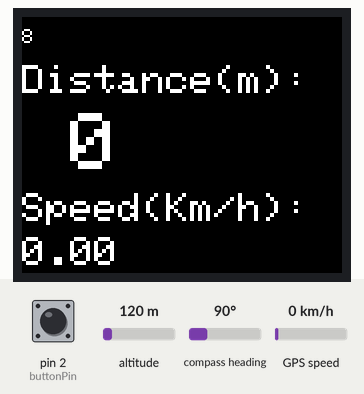
The sketch below on a simulated Arduino Uno, built with avr-gcc and run on an emulated ATmega328P. Parts: 160×128 colour display. The inputs (shaded band) are chosen by the test bench; at power-on: GPS speed 0 km/h, pin 2 (buttonPin) LOW, altitude 120 m, compass heading 90°. The GPS gets a fix after 3 s at 37.7749, -122.4194 with 8 satellites; what the sketch prints to the serial monitor is not drawn.

Above: at 5.4 s.
5.5 s: GPS speed set to 30 km/h
At 8.0 s:
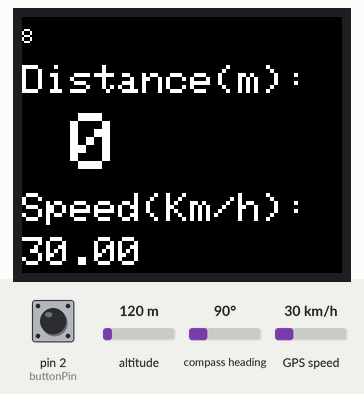
8.8 s: GPS speed set to 60 km/h
At 11.1 s:
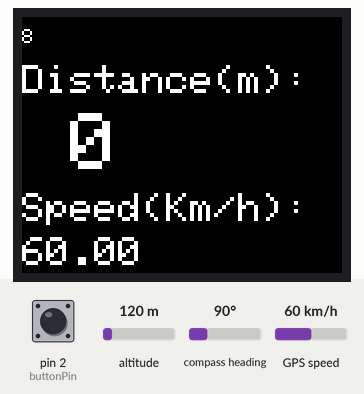
11.9 s: GPS speed set to 90 km/h
At 13.6 s:
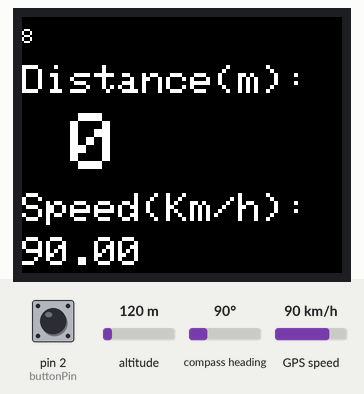
Timing chart, 0 to 15.1 s (numbered marks = the images above; inputs shaded):
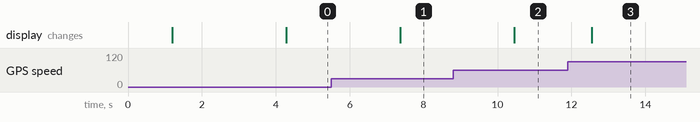

The sketch:

gps_TripMeter.ino
```cpp
/*

DISPLAY WIRING:
LED - 3.3v
SCK - D13
SDA - D11
DC/A0 - D9
Reset - D8
CS - D10
GND - GND
VCC - 5v

NEO-GPS WIRING
TX - D6
RX - D7
5V - 5V
GND - GND

BUTTON WIRING
D2

*/


#include <TinyGPSPlus.h>
#include <SoftwareSerial.h>

#include <Adafruit_GFX.h>     // Core graphics library
#include <Adafruit_ST7735.h>  // Hardware-specific library for ST7735
#include <SPI.h>

// pin definition for the Uno
#define TFT_CS 10
#define TFT_RST 8  // Or set to -1 and connect to Arduino RESET pin
#define TFT_DC 9

SoftwareSerial ss(6, 7);  // RX, TX

// For 1.44" and 1.8" TFT with ST7735 use:
Adafruit_ST7735 tft = Adafruit_ST7735(TFT_CS, TFT_DC, TFT_RST);

// The TinyGPSPlus object
TinyGPSPlus gps;

double PreviousLAT;
double PreviousLONG;
double Accumulator = 0.0;
bool PreviousLocationHasBeenSet = false;
double TotalDistanceTraveled = 0.0;

const int buttonPin = 2;

// variables will change:
int buttonState = 0;  // variable for reading the pushbutton status

void setup() {
  // initialize the pushbutton pin as an input:
  pinMode(buttonPin, INPUT);
  // put your setup code here, to run once:
  Serial.begin(115200);
  ss.begin(9600);
  tft.initR(INITR_18GREENTAB);  // Init ST7735R chip, green tab
  tft.setRotation(1);

  // clear the screen with a black background
  tft.fillScreen(ST77XX_BLACK);
  tft.setTextColor(ST7735_WHITE);
  tft.setTextSize(1);
  tft.setCursor(0, 0);
  do {
    Serial.println("Setup");
    smartDelay(1000);

    tft.fillScreen(ST77XX_BLACK);
    tft.setCursor(0, 0);

    if (gps.satellites.isValid()) {
      Serial.println(gps.satellites.value());
      tft.print(gps.satellites.value());
    }

  } while ((gps.satellites.value() < 5));
}

void loop() {

  // read the state of the pushbutton value:
  buttonState = digitalRead(buttonPin);
  Serial.println(buttonState);

  // check if the pushbutton is pressed. If it is, the buttonState is HIGH:
  if (buttonState == HIGH) {
    // reset distance:
    TotalDistanceTraveled = 0;
  }

  // put your main code here, to run repeatedly:
  tft.fillScreen(ST77XX_BLACK);

  if (gps.satellites.isValid()) {
    Serial.println(gps.satellites.value());
    drawCentreString(String(gps.satellites.value()), 0, 10, 1, ST7735_WHITE);
  }

  if (gps.location.isValid() == 1 && gps.location.isUpdated() == 1 && int(gps.speed.kmph()) > 5) {

    double currentLAT = gps.location.lat();
    double currentLONG = gps.location.lng();

    if (!PreviousLocationHasBeenSet) {
      PreviousLAT = currentLAT;
      PreviousLONG = currentLONG;
      PreviousLocationHasBeenSet = true;
    }

    double distanceMeters = TinyGPSPlus::distanceBetween(
      PreviousLAT, PreviousLONG,
      currentLAT, currentLONG);

    Serial.print("Distance (m): ");
    Serial.println(distanceMeters);
    Serial.print("Speed: ");
    Serial.println(int(gps.speed.kmph()));
    Serial.print("Age: ");
    Serial.println(gps.location.age());

    PreviousLAT = currentLAT;
    PreviousLONG = currentLONG;

    if (distanceMeters >= 1)
      TotalDistanceTraveled += distanceMeters;
  }

  Serial.println(TotalDistanceTraveled, 3);

  if (TotalDistanceTraveled <= 1000) {
    drawCentreString("Distance(m): ", 0, 32, 2, ST7735_WHITE);
    drawCentreString(String(TotalDistanceTraveled, 0), 0, 64, 4, ST7735_WHITE);
  } else {
    drawCentreString("Distance(Km): ", 0, 32, 2, ST7735_WHITE);
    drawCentreString(String(TotalDistanceTraveled / 1000, 2), 0, 64, 4, ST7735_WHITE);
  }

  drawCentreString("Speed(Km/h): ", 0, 96, 2, ST7735_WHITE);
  drawCentreString(String(gps.speed.kmph(), 2), 0, 118, 2, ST7735_WHITE);
  smartDelay(1000);
}

// This custom version of delay() ensures that the gps object
// is being "fed".
static void smartDelay(unsigned long ms) {
  unsigned long start = millis();
  do {
    while (ss.available())
      gps.encode(ss.read());
  } while (millis() - start < ms);
}

void drawCentreString(const String &buf, int x, int y, uint8_t fontSize, uint16_t color) {
  int16_t x1, y1;
  uint16_t w, h;

  tft.setTextWrap(false);
  tft.setTextSize(fontSize);
  tft.setTextColor(color);
  tft.getTextBounds(buf, x, y, &x1, &y1, &w, &h);  //calc width of new string
  tft.setCursor(x, (y - h / 2));
  tft.print(buf);
}
```

Measured:
- after the input at 5.5 s, the display: changes after 1.9 s (image 1)
- after the input at 8.8 s, the display: changes after 1.7 s (image 2)
- after the input at 11.9 s, the display: changes after 0.65 s (image 3)
